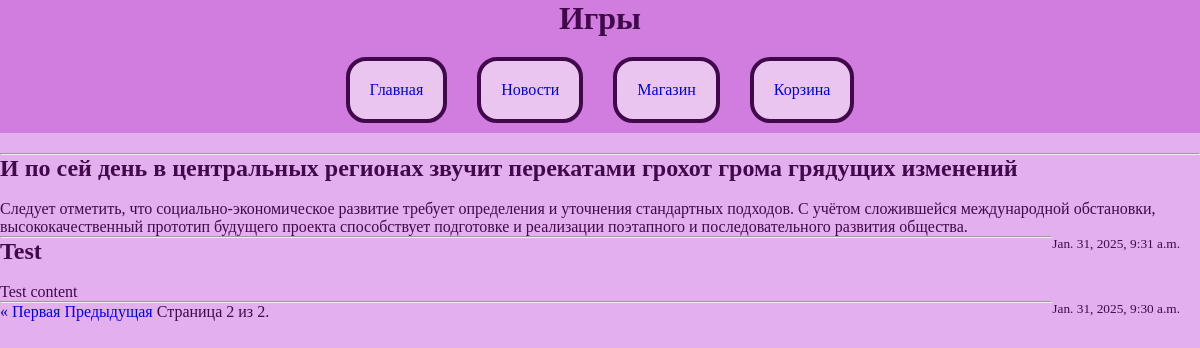
/platform/news/?page=2, run on the app's committed database.
### task1/models.py (models this page shows, shortened)
class News(models.Model):
    title = models.CharField(max_length=200)
    content = models.TextField()
    date = models.DateTimeField(auto_now_add=True)

### task1/views.py (the view)
# urls.py: path('platform/news/', news),
def news(request):
    news_list = News.objects.all().order_by('-date')
    paginator = Paginator(news_list, 3)  # 10 новостей на странице
    page_number = request.GET.get('page')
    news_page = paginator.get_page(page_number)
    context = {
        'news': news_page,
    }
    return render(request, 'news.html', context)

### templates/news.html (shortened to what this page needs)
{% extends 'menu.html' %}
{% block pagename %}<h1>Игры</h1>{% endblock %}
{% block menu %} {{ block.super }} {% endblock %}
{% block content %}
    <hr>
    {% for new in news %}
        <h2>{{ new.title }}</h2>
        <br>
        {{ new.content }}
        <br>
        <small style="float: right; margin-right: 20px;">{{ new.date }}</small>
        <hr>
    {% endfor %}
    <div class="pagination">
        <span class="step-links">
            {% if news.has_previous %}
                <a href="?page=1">&laquo; Первая</a>
                <a href="?page={{ news.previous_page_number }}">Предыдущая</a>
            {% endif %}
            <span class="current">
                Страница {{ news.number }} из {{ news.paginator.num_pages }}.
            </span>
        </span>
    </div>
{% endblock %}

### static/styles.css (style rules this page uses)
* { margin: 0; padding: 0; }
body { background-color: #e4afed; color: #41094b; }
h1 { text-align: center; }
a { text-decoration: none; }

### data on the page
News: title "И по сей день в центральных регионах звучит перекатами грохот грома грядущих изменений", content "Следует отметить, что социально-экономическое развитие требует определения и уточнения стандартных подходов. С учётом сложившейся международной обстановки, высококачественный прототип будущего проекта способствует подготовке и реализации поэтапного и последовательного развития общества.", date "Jan. 31, 2025, 9:31 a.m."
News: title "Test", content "Test content", date "Jan. 31, 2025, 9:30 a.m."

### other printed values
{{ news.number }} "2"
{{ news.paginator.num_pages }} "2"
